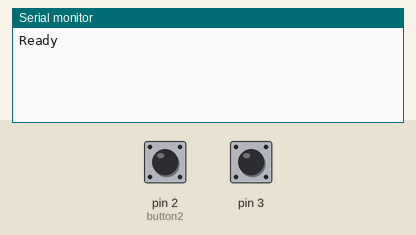
This sketch was run on a simulated Arduino Uno, built with avr-gcc and run on an emulated ATmega328P. On the bench: the last lines printed to the serial monitor. The test bench sets the inputs (shaded band); at power-on: pin 2 (button2) HIGH, pin 3 HIGH. No radio packets arrive unless stated.

Above: at 1.2 s.
1.3 s: pin 2 (button2) pulled LOW for 0.15 s
At 2.0 s:
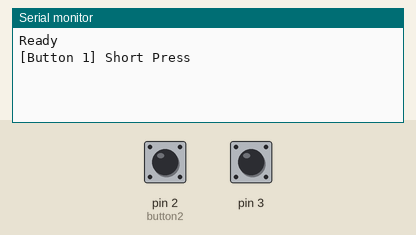
2.9 s: pin 3 pulled LOW for 1 s
At 4.5 s:
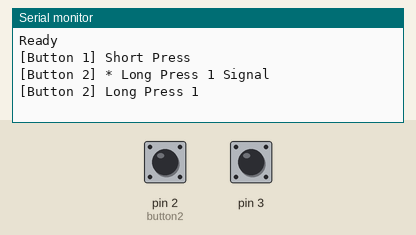
5.4 s: pin 3 pulled LOW for 0.15 s
At 6.3 s:
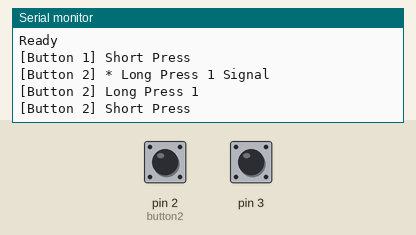
7.0 s: pin 2 (button2) pulled LOW for 1 s
At 8.9 s:
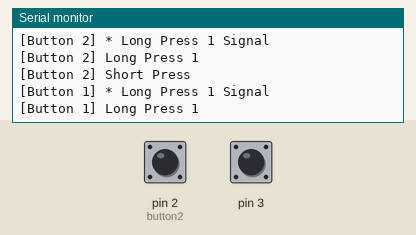

The sketch:

buttons.ino
```cpp
#include <SPI.h>
#include <nRF24L01.h>
#include <RF24.h>
#include "src/Button.h"

// Button 1 messages
#define RADIO_MSG_BUTTON_1_PRESS 0
#define RADIO_MSG_BUTTON_1_LONG_PRESS_1_SIGNAL 1
#define RADIO_MSG_BUTTON_1_LONG_PRESS_2_SIGNAL 2
#define RADIO_MSG_BUTTON_1_LONG_PRESS_1 3
#define RADIO_MSG_BUTTON_1_LONG_PRESS_2 4
// Button 2 messages
#define RADIO_MSG_BUTTON_2_PRESS 5
#define RADIO_MSG_BUTTON_2_LONG_PRESS_1_SIGNAL 6
#define RADIO_MSG_BUTTON_2_LONG_PRESS_2_SIGNAL 7
#define RADIO_MSG_BUTTON_2_LONG_PRESS_1 8
#define RADIO_MSG_BUTTON_2_LONG_PRESS_2 9

#define RADIO_MSG_HEARTBEAT 10

/** Radio variables */
RF24 radio(10, 8); // CE, CSN
const byte address[6] = "dsp001";
unsigned long lastHb = 0;

/** Buttons variables */
Button button1 = Button(1, 2);
Button button2 = Button(2, 3);

void setup() {
    Serial.begin(9600);
    Serial.print("Ready");
    Serial.println();

    // Setup radio
    radio.begin();
    radio.openWritingPipe(address);
    radio.setPALevel(RF24_PA_MIN);
    radio.stopListening();

    // Setup buttons
    pinMode(button1.pin, INPUT_PULLUP);
    pinMode(button2.pin, INPUT_PULLUP);

    button1.setShortPressCallback(onButtonShortPress);
    button1.setLongPress_1Callback(onButtonLongPress_1);
    button1.setLongPress_2Callback(onButtonLongPress_2);
    button1.setLongPress_1SignalCallback(onButtonLongPress_1_Signal);
    button1.setLongPress_2SignalCallback(onButtonLongPress_2_Signal);

    button2.setShortPressCallback(onButtonShortPress);
    button2.setLongPress_1Callback(onButtonLongPress_1);
    button2.setLongPress_2Callback(onButtonLongPress_2);
    button2.setLongPress_1SignalCallback(onButtonLongPress_1_Signal);
    button2.setLongPress_2SignalCallback(onButtonLongPress_2_Signal);
}

void loop() {
    button1.checkState();
    button2.checkState();
    sendHeartbeat();
}

/** Radio handler */
void sendRadioMessage(int msgId) {
    if(msgId > 0xff) return;

    char buff[2]; // one byte of data max.. and null termination
    itoa(msgId, (char*)&buff, 10);
    radio.write(&buff, sizeof(buff));
}

void sendHeartbeat() {
    if (millis() - lastHb > 5000) {
        sendRadioMessage(RADIO_MSG_HEARTBEAT);
        lastHb = millis();
    }
}

/** Button handlers */
void onButtonShortPress(int id) {
    if (id == 1) sendRadioMessage(RADIO_MSG_BUTTON_1_PRESS);
    if (id == 2) sendRadioMessage(RADIO_MSG_BUTTON_2_PRESS);
}
void onButtonLongPress_1(int id) {
    if (id == 1) sendRadioMessage(RADIO_MSG_BUTTON_1_LONG_PRESS_1);
    if (id == 2) sendRadioMessage(RADIO_MSG_BUTTON_2_LONG_PRESS_1);
}
void onButtonLongPress_2(int id) {
    if (id == 1) sendRadioMessage(RADIO_MSG_BUTTON_1_LONG_PRESS_2);
    if (id == 2) sendRadioMessage(RADIO_MSG_BUTTON_2_LONG_PRESS_2);
}
void onButtonLongPress_1_Signal(int id) {
    if (id == 1) sendRadioMessage(RADIO_MSG_BUTTON_1_LONG_PRESS_1_SIGNAL);
    if (id == 2) sendRadioMessage(RADIO_MSG_BUTTON_2_LONG_PRESS_1_SIGNAL);
}
void onButtonLongPress_2_Signal(int id) {
    if (id == 1) sendRadioMessage(RADIO_MSG_BUTTON_1_LONG_PRESS_2_SIGNAL);
    if (id == 2) sendRadioMessage(RADIO_MSG_BUTTON_2_LONG_PRESS_2_SIGNAL);
}
```

Button.cpp
```cpp
#include "Button.h"

Button::Button(int id, int pin) {
    this->id = id;
    this->pin = pin;
}

void Button::log(char msg[]) {
    Serial.print("[Button ");
    Serial.print(this->id);
    Serial.print("] ");
    Serial.print(msg);
    Serial.println();
}

/** Helper methods */
bool Button::isDebounce() {
    return (millis() - this->counter <= this->debounce);
}

bool Button::isShortPressed() {
    return (millis() - this->counter >= SHORT_PRESS_TIME) && !(millis() - this->counter >= LONG_PRESS_1_TIME);
}
bool Button::isLongPressed_1() {
    return (millis() - this->counter >= LONG_PRESS_1_TIME) && !(millis() - this->counter >= LONG_PRESS_2_TIME);
}
bool Button::isLongPressed_2() {
    return (millis() - this->counter >= LONG_PRESS_2_TIME);
}

/** Button state checking */
void Button::checkState() {
    // Read the current state of the button
    this->currentState = digitalRead(this->pin);

    if (this->currentState == this->prevState) {
        // Signals for long presses
        if (this->currentState == PRESSED && this->isLongPressed_1() && !this->longPress_1_Noted) {
            this->signalLongPress_1();
        }
        if (this->currentState == PRESSED && this->isLongPressed_2() && !this->longPress_2_Noted) {
            this->signalLongPress_2();
        }
        return;
    }

    if (this->currentState == PRESSED) {
        // New press event occured, record when button went down
        this->counter = millis();
    }
    else if(!this->isDebounce()) {
        // No longer pressed, handle based on how long was it pressed
        if (this->isShortPressed()) {
            this->handleShortPress();
        }
        else if (this->isLongPressed_1()) {
            this->handleLongPress_1();
        }
        else if (this->isLongPressed_2()) {
            this->handleLongPress_2();
        }
    }
    this->prevState = this->currentState;
}

/** Press signals */
void Button::signalLongPress_1() {
    this->log("* Long Press 1 Signal");
    this->longPress_1_Noted = true;
    this->_longPress_1SignalCallback(this->id);
}
void Button::signalLongPress_2() {
    this->log("* Long Press 2 Signal");
    this->longPress_2_Noted = true;
    this->_longPress_2SignalCallback(this->id);
}

/** Press handlers */
void Button::handleShortPress() {
    this->log("Short Press");
    this->_shortPressCallback(this->id);
}
void Button::handleLongPress_1() {
    this->longPress_1_Noted = false;
    this->longPress_2_Noted = false;
    this->log("Long Press 1");
    this->_longPress_1Callback(this->id);
}
void Button::handleLongPress_2() {
    this->longPress_1_Noted = false;
    this->longPress_2_Noted = false;
    this->log("Long Press 2");
    this->_longPress_2Callback(this->id);
}

/** Callbacks setters */
void Button::setShortPressCallback(void (*callback)(int))
{
    this->_shortPressCallback = callback;
}
void Button::setLongPress_1Callback(void (*callback)(int))
{
    this->_longPress_1Callback = callback;
}
void Button::setLongPress_2Callback(void (*callback)(int))
{
    this->_longPress_2Callback = callback;
}
void Button::setLongPress_1SignalCallback(void (*callback)(int))
{
    this->_longPress_1SignalCallback = callback;
}
void Button::setLongPress_2SignalCallback(void (*callback)(int))
{
    this->_longPress_2SignalCallback = callback;
}
```

Button.h
```cpp
#ifndef Button_h
#define Button_h

#include <Arduino.h>

#define PRESSED LOW
#define NOT_PRESSED HIGH

const unsigned long SHORT_PRESS_TIME  = 50;
const unsigned long LONG_PRESS_1_TIME = 1000;
const unsigned long LONG_PRESS_2_TIME = 4000;

class Button {
private:
    int id;

    int debounce = 10;
    unsigned long counter = 0;
    bool prevState = NOT_PRESSED;
    bool currentState;

    bool longPress_1_Noted = false;
    bool longPress_2_Noted = false;

    /** Methods */
    void log(char msg[]);

    bool isDebounce();
    bool isShortPressed();
    bool isLongPressed_1();
    bool isLongPressed_2();

    void signalLongPress_1();
    void signalLongPress_2();

    void handleShortPress();
    void handleLongPress_1();
    void handleLongPress_2();

    /** Callbacks */
    void (*_shortPressCallback)(int);
    void (*_longPress_1Callback)(int);
    void (*_longPress_2Callback)(int);
    void (*_longPress_1SignalCallback)(int);
    void (*_longPress_2SignalCallback)(int);
public:
    int pin;

    Button(int id, int pin);

    void checkState();

    // NOTE: callbacks need to be set or the program crashes
    void setShortPressCallback(void (*_shortPressCallback)(int));
    void setLongPress_1Callback(void (*_longPress_1Callback)(int));
    void setLongPress_2Callback(void (*_longPress_2Callback)(int));
    void setLongPress_1SignalCallback(void (*_longPress_1SignalCallback)(int));
    void setLongPress_2SignalCallback(void (*_longPress_2SignalCallback)(int));
};

#endif
```

Measured:
- after the input at 1.3 s, the serial monitor: prints a new line after 0.15 s (image 1)
- after the input at 2.9 s, the serial monitor: prints a new line after 1.0 s (image 2)
- after the input at 5.4 s, the serial monitor: prints a new line after 0.15 s (image 3)
- after the input at 7.0 s, the serial monitor: prints a new line after 1.0 s (image 4)
